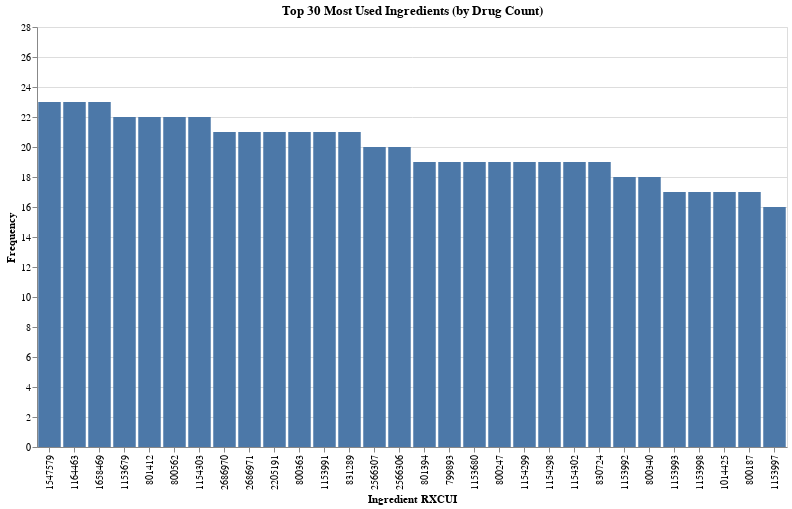

Notebook cell for this chart:
### Markdown cell above
### Most Common Drugs

### Code cell
ingredient_freq = (
    rel.groupby("ingredient_rxcui")
       .size()
       .reset_index(name="freq")
       .sort_values("freq", ascending=False)
       .head(30)
)
chart = alt.Chart(ingredient_freq).mark_bar(
    cornerRadiusTopLeft=0,
    cornerRadiusTopRight=0
).encode(
    x=alt.X(
        "ingredient_rxcui:N",
        sort="-y",
        title="Ingredient RXCUI"
    ),
    y=alt.Y(
        "freq:Q",
        scale=alt.Scale(domain=[0, 28]),
        title="Frequency"
    ),
    tooltip=["ingredient_rxcui", "freq"]
).properties(
    title="Top 30 Most Used Ingredients (by Drug Count)",
    width=750,
    height=420
)


chart

### Figure 1 — Vega-Lite specification as saved in the notebook (floating-point values rounded to 4 significant figures)
{"config": {"view": {"continuousWidth": 300, "continuousHeight": 300}}, "data": {"name": "data-2d92053af409871d08a3f30e4ac555ba"}, "mark": {"type": "bar", "cornerRadiusTopLeft": 0, "cornerRadiusTopRight": 0}, "encoding": {"tooltip": [{"field": "ingredient_rxcui", "type": "nominal"}, {"field": "freq", "type": "quantitative"}], "x": {"field": "ingredient_rxcui", "sort": "-y", "title": "Ingredient RXCUI", "type": "nominal"}, "y": {"field": "freq", "scale": {"domain": [0, 28]}, "title": "Frequency", "type": "quantitative"}}, "height": 420, "title": "Top 30 Most Used Ingredients (by Drug Count)", "width": 750, "$schema": "https://vega.github.io/schema/vega-lite/v6.1.0.json", "datasets": {"data-2d92053af409871d08a3f30e4ac555ba": [{"ingredient_rxcui": "1547579", "freq": 23}, {"ingredient_rxcui": "1164463", "freq": 23}, {"ingredient_rxcui": "1658469", "freq": 23}, {"ingredient_rxcui": "1153679", "freq": 22}, {"ingredient_rxcui": "801412", "freq": 22}, {"ingredient_rxcui": "800562", "freq": 22}, {"ingredient_rxcui": "1154303", "freq": 22}, {"ingredient_rxcui": "2686970", "freq": 21}, {"ingredient_rxcui": "2686971", "freq": 21}, {"ingredient_rxcui": "2205191", "freq": 21}, {"ingredient_rxcui": "800363", "freq": 21}, {"ingredient_rxcui": "1153991", "freq": 21}, {"ingredient_rxcui": "831289", "freq": 21}, {"ingredient_rxcui": "2566307", "freq": 20}, {"ingredient_rxcui": "2566306", "freq": 20}, {"ingredient_rxcui": "801394", "freq": 19}, {"ingredient_rxcui": "799893", "freq": 19}, {"ingredient_rxcui": "1153680", "freq": 19}, {"ingredient_rxcui": "800247", "freq": 19}, {"ingredient_rxcui": "1154299", "freq": 19}, {"ingredient_rxcui": "1154298", "freq": 19}, {"ingredient_rxcui": "1154302", "freq": 19}, {"ingredient_rxcui": "830724", "freq": 19}, {"ingredient_rxcui": "1153992", "freq": 18}, {"ingredient_rxcui": "800340", "freq": 18}, {"ingredient_rxcui": "1153993", "freq": 17}, {"ingredient_rxcui": "1153998", "freq": 17}, {"ingredient_rxcui": "1014425", "freq": 17}, {"ingredient_rxcui": "800187", "freq": 17}, {"ingredient_rxcui": "1153997", "freq": 16}]}}
